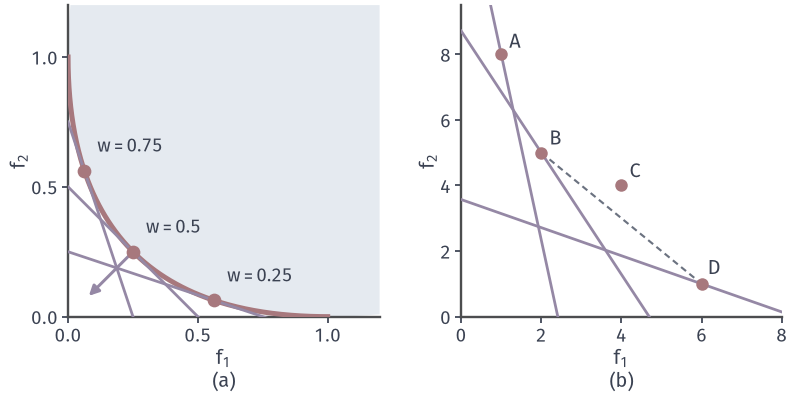

Python code for this plot:
from pathlib import Path
import sys
sys.path.insert(0, str(Path(__file__).resolve().parents[1]/"moo-common"))
from moo_fig import *
HERE = Path(__file__).resolve().parent
# Supporting lines of weighted sums: isotropic pair (a) and finite candidates (b).
fig, axes = figure(width_mm=112, height_mm=56, ncols=2)
panels(fig, .08, .985, .985, .2, .24)
ax = axes[0]; setup(ax, (0, 1.2), (0, 1.2), [0, .5, 1], [0, .5, 1], equal=True); iso_fill(ax, 1.2)
u, v = iso_front(); ax.plot(u, v, color=RED, lw=2, zorder=3)
for w in (.25, .5, .75):
    p = np.array([(1-w)**2, w**2]); c = w*p[0]+(1-w)*p[1]
    t = np.array([0, 1.2]); ax.plot(t, (c-w*t)/(1-w), color=PURPLE, lw=1.1, zorder=4); dot(ax, p, RED, ms=5.5)
    ax.text(p[0]+.05, p[1]+.07, f'$w={w:g}$', color=INK, fontsize=7.5, zorder=8)
p = np.array([.25, .25]); arrow(ax, p, p-.17*np.array([1, 1]), PURPLE)
ax = axes[1]; setup(ax, (0, 8), (0, 9.5), range(0, 9, 2), range(0, 10, 2))
cands(ax, 'ABCD', off={'A': (.2, .2), 'B': (.2, .25), 'C': (.2, .25), 'D': (.15, .3)})
for w, k in ((.3, 'D'), (.65, 'B'), (.85, 'A')):
    q = CANDS[k]; c = w*q[0]+(1-w)*q[1]; t = np.array([0, 8.]); ax.plot(t, (c-w*t)/(1-w), color=PURPLE, lw=1.1, zorder=3)
B, D_ = CANDS['B'], CANDS['D']; ax.plot([B[0], D_[0]], [B[1], D_[1]], color=MUTED, lw=.85, ls=(0, (3, 2)), zorder=2)
tags(fig, axes)
save(fig, HERE, 'figure', {'weights_a': [.25, .5, .75], 'weights_b': {'D': .3, 'B': .65, 'A': .85}})
